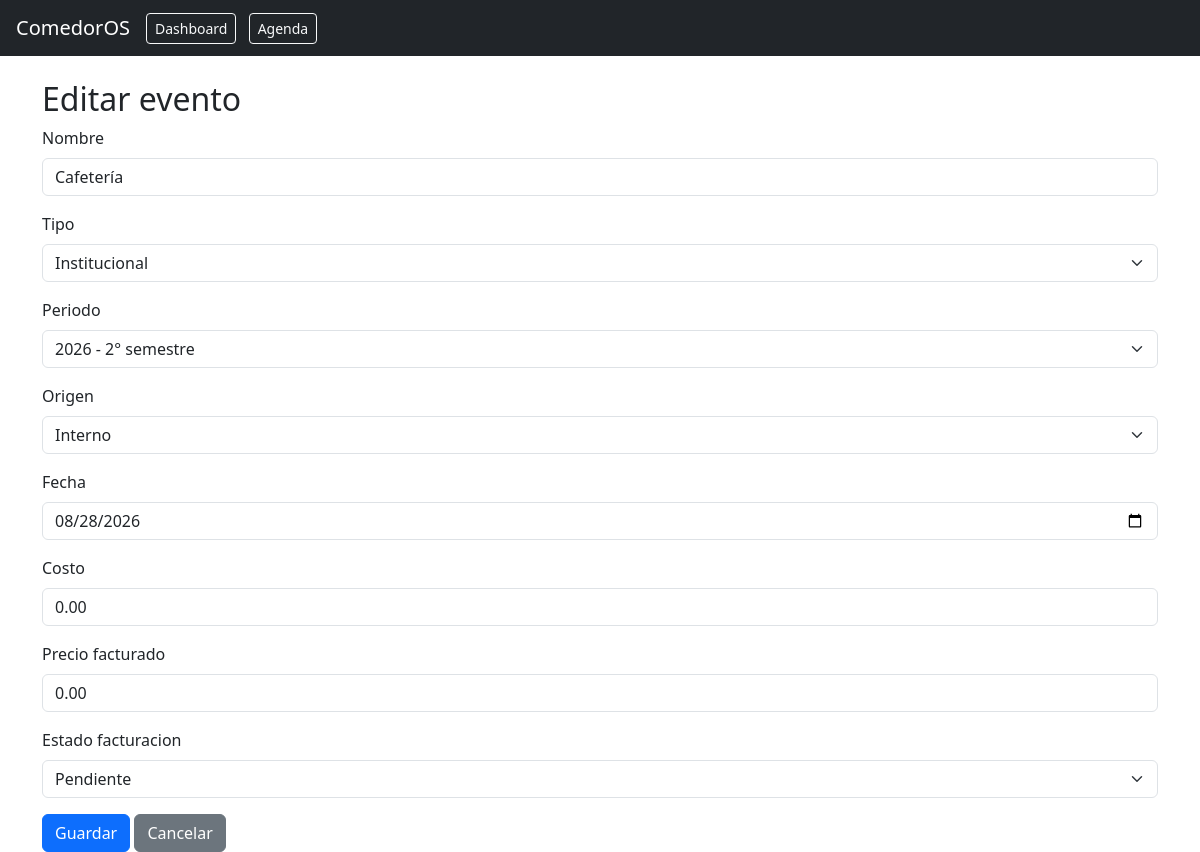
Page /eventos/1/editar/ on the committed database.
### eventos/models.py (models this page shows, shortened)
class Evento(models.Model):
    ESTADO_FACTURACION = [
        ('pendiente', 'Pendiente'),
        ('cobrado', 'Cobrado'),
    ]
    ORIGEN = [
        ('interno', 'Interno'),
        ('externo', 'Externo'),
    ]
    ESTADO_EVENTO = [
        ('presupuestado', 'Presupuestado'),
        ('confirmado', 'Confirmado'),
        ('realizado', 'Realizado'),
        ('cancelado', 'Cancelado'),
    ]
    nombre = models.CharField(max_length=200)
    tipo = models.ForeignKey(TipoEvento, on_delete=models.PROTECT)
    periodo = models.ForeignKey(Periodo, on_delete=models.PROTECT)
    origen = models.CharField(max_length=10, choices=ORIGEN)
    fecha = models.DateField()
    costo = models.DecimalField(max_digits=12, decimal_places=2, default=0)
    precio_facturado = models.DecimalField(max_digits=12, decimal_places=2, default=0)
    estado_facturacion = models.CharField(max_length=10, choices=ESTADO_FACTURACION, default='pendiente')
    estado_evento = models.CharField(max_length=15, choices=ESTADO_EVENTO, default='presupuestado')

### eventos/views.py (the view)
# urls.py: path('eventos/<int:pk>/editar/', views.evento_editar, name='evento_editar'),
def evento_editar(request, pk):
    evento = get_object_or_404(Evento, pk=pk)
    if request.method == 'POST':
        form = EventoForm(request.POST, instance=evento)
        if form.is_valid():
            form.save()
            return redirect('agenda')
    else:
        form = EventoForm(instance=evento)
    return render(request, 'eventos/evento_form.html', {'form': form, 'titulo': 'Editar evento'})

### eventos/forms.py
class EventoForm(forms.ModelForm):
    class Meta:
        model = Evento
        fields = ['nombre', 'tipo', 'periodo', 'origen', 'fecha', 'costo', 'precio_facturado', 'estado_facturacion']
        widgets = {
            'nombre': forms.TextInput(attrs={'class': 'form-control'}),
            'tipo': forms.Select(attrs={'class': 'form-select'}),
            'periodo': forms.Select(attrs={'class': 'form-select'}),
            'origen': forms.Select(attrs={'class': 'form-select'}),
            'fecha': forms.DateInput(attrs={'class': 'form-control', 'type': 'date'}),
            'costo': forms.NumberInput(attrs={'class': 'form-control', 'step': '0.01'}),
            'precio_facturado': forms.NumberInput(attrs={'class': 'form-control', 'step': '0.01'}),
            'estado_facturacion': forms.Select(attrs={'class': 'form-select'}),
        }

### eventos/models.py (called while the page is built)
    def __str__(self):
        return f"{self.anio} - {self.semestre}° semestre"

    def __str__(self):
        return self.nombre

### eventos/templates/eventos/evento_form.html (shortened to what this page needs)
{% extends 'eventos/base.html' %}
{% block content %}
<h2>{{ titulo }}</h2>
<form method="post">
    {% for field in form %}
    <div class="mb-3">
        <label class="form-label">{{ field.label }}</label>
        {{ field }}
    </div>
    {% endfor %}
    <button type="submit" class="btn btn-primary">Guardar</button>
    <a href="{% url 'agenda' %}" class="btn btn-secondary">Cancelar</a>
</form>
{% endblock %}

### rows in the picture
Evento: form "Cafetería" "Institucional" "2026 - 2° semestre" "Interno" "08/28/2026" "0.00" "0.00" "Pendiente"

### other values in the picture
{{ titulo }} "Editar evento"
{{ field.label }} "Nombre" "Tipo" "Periodo" "Origen" "Fecha" "Costo" "Precio facturado" "Estado facturacion"
